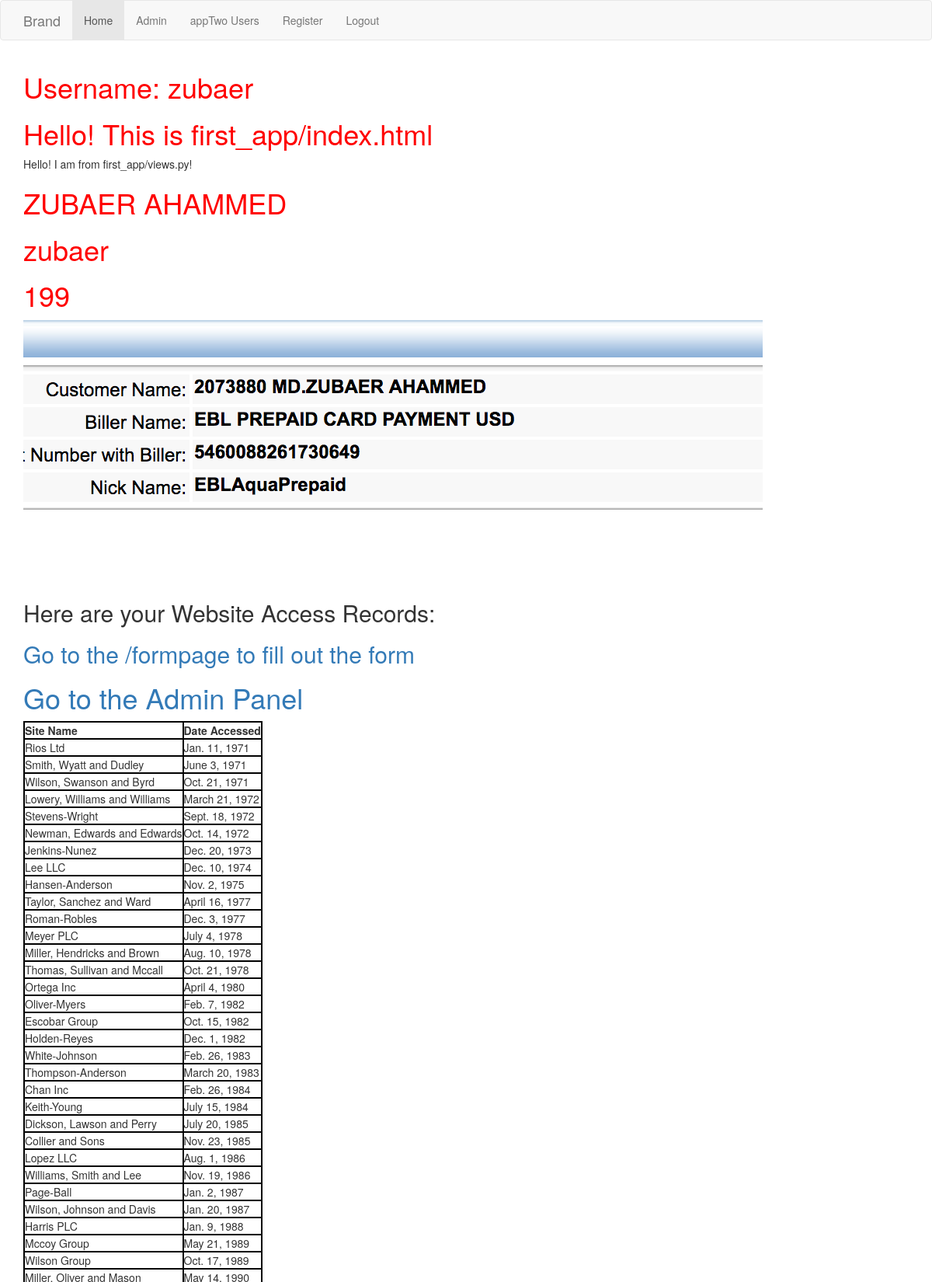
The app's page / (signed in, upper part) with its own data.
### first_app/models.py (models this page shows, shortened)
class AccessRecord(models.Model):
	name = models.ForeignKey(Webpage)
	date = models.DateField()

class Webpage(models.Model):
	topic = models.ForeignKey(Topic)
	name = models.CharField(max_length=264,unique=True)
	url = models.URLField(unique=True)
	def __str__(self):
		return self.name

### first_app/views.py (the view)
# urls.py: url(r'^$', views.index, name = 'index'),
def index(request):
	webpages_list = AccessRecord.objects.order_by('date')
	pprint(webpages_list[0].name)
	my_dict = {
		'insert_me': "Hello! I am from first_app/views.py!",
		'access_records': webpages_list,
		'number': 100,
		'name': 'zubaer ahammed'
	}
	return render(request, 'first_app/index.html', context=my_dict)

### first_app/templatetags/my_extras.py (called while the page is built)
@register.filter(name='cut_string')
def cut_string(value, arg):
	return value.replace(arg, '')

### templates/first_app/index.html
<!DOCTYPE html>
{% extends 'first_app/base.html' %}
{% load staticfiles %}
{% load my_extras %}
	{% block body_block %}
		<h1>Hello! This is first_app/index.html</h1>
		{{ insert_me }}
		<h1>{{ name | upper }}</h1>
		<h1>{{ name | cut_string:"ahammed" }}</h1>
		<h1>{{ number | add:"99" }}</h1>
		<img src="{% static 'images/Aqua.png' %}" alt="EBL Aqua Card Info">
		<h2>Here are your Website Access Records:</h2>
		<h2><a href="{% url 'form_name' %}">Go to the /formpage to fill out the form</a></h2>
		<h1><a href="{% url 'admin:index' %}">Go to the Admin Panel</a></h1>
		<div class="access_records">
			{% if access_records %}
				<table>
					<thead>
						<th>Site Name</th>
						<th>Date Accessed</th>
					</thead>
					<tbody>
						{% for acc in access_records %}
							<tr>
								<td>{{ acc.name }}</td>
								<td>{{ acc.date }}</td>
							</tr>
						{% endfor %}
					</tbody>
				</table>
			{% else %}
				<p>NO ACCESS RECORD FOUND!</p>
			{% endif %}
		</div>
	{% endblock %}

### templates/first_app/base.html (shortened to what this page needs)
<!DOCTYPE html>
{% load staticfiles %}
<html lang="en">
<head>
	<link rel="stylesheet" href="https://maxcdn.bootstrapcdn.com/bootstrap/3.3.7/css/bootstrap.min.css">
	<link rel="stylesheet" href="{% static 'css/mystyle.css' %}">
</head>
<body>
	<nav class="navbar navbar-default">
	  <div class="container">
	    <div class="navbar-header">
	      <a class="navbar-brand" href="#">Brand</a>
	    </div>
	    <div class="collapse navbar-collapse" id="bs-example-navbar-collapse-1">
	      <ul class="nav navbar-nav">
	        <li class="active"><a href="{% url 'index' %}">Home</a></li>
	        <li><a href="{% url 'admin:index' %}">Admin</a></li>
	        <li><a href="{% url 'appTwo:users' %}">appTwo Users</a></li>
	        <li><a href="{% url 'first_app:register' %}">Register</a></li>
			{% if user.is_authenticated %}
				<li><a href="{% url 'logout' %}">Logout</a></li>
			{% else %}
				<li><a href="{% url 'first_app:user_login' %}">Login</a></li>
			{% endif %}
	      </ul>
	    </div>
	  </div>
	</nav>
	<div class="container">
		{% if user %}
			<h1>Username: {{ user.username }}</h1>
		{% endif %}
		{% block body_block %}{% endblock %}
	</div>
</body>
</html>

### static/css/mystyle.css (style rules this page uses)
h1 { color: red; }
table,th,td { border: 2px solid black; }

### records on screen
AccessRecord: name "Rios Ltd", date "Jan. 11, 1971"
AccessRecord: name "Smith, Wyatt and Dudley", date "June 3, 1971"
AccessRecord: name "Wilson, Swanson and Byrd", date "Oct. 21, 1971"
AccessRecord: name "Lowery, Williams and Williams", date "March 21, 1972"
AccessRecord: name "Stevens-Wright", date "Sept. 18, 1972"
AccessRecord: name "Newman, Edwards and Edwards", date "Oct. 14, 1972"
AccessRecord: name "Jenkins-Nunez", date "Dec. 20, 1973"
AccessRecord: name "Lee LLC", date "Dec. 10, 1974"
AccessRecord: name "Hansen-Anderson", date "Nov. 2, 1975"
AccessRecord: name "Taylor, Sanchez and Ward", date "April 16, 1977"
AccessRecord: name "Roman-Robles", date "Dec. 3, 1977"
AccessRecord: name "Meyer PLC", date "July 4, 1978"
AccessRecord: name "Miller, Hendricks and Brown", date "Aug. 10, 1978"
AccessRecord: name "Thomas, Sullivan and Mccall", date "Oct. 21, 1978"
AccessRecord: name "Ortega Inc", date "April 4, 1980"
AccessRecord: name "Oliver-Myers", date "Feb. 7, 1982"
AccessRecord: name "Escobar Group", date "Oct. 15, 1982"
AccessRecord: name "Holden-Reyes", date "Dec. 1, 1982"
AccessRecord: name "White-Johnson", date "Feb. 26, 1983"
AccessRecord: name "Thompson-Anderson", date "March 20, 1983"
AccessRecord: name "Chan Inc", date "Feb. 26, 1984"
AccessRecord: name "Keith-Young", date "July 15, 1984"
AccessRecord: name "Dickson, Lawson and Perry", date "July 20, 1985"
AccessRecord: name "Collier and Sons", date "Nov. 23, 1985"
AccessRecord: name "Lopez LLC", date "Aug. 1, 1986"
AccessRecord: name "Williams, Smith and Lee", date "Nov. 19, 1986"
AccessRecord: name "Page-Ball", date "Jan. 2, 1987"
AccessRecord: name "Wilson, Johnson and Davis", date "Jan. 20, 1987"
AccessRecord: name "Harris PLC", date "Jan. 9, 1988"
AccessRecord: name "Mccoy Group", date "May 21, 1989"
AccessRecord: name "Wilson Group", date "Oct. 17, 1989"

### other values on screen
{{ user.username }} "zubaer"
{{ insert_me }} "Hello! I am from first_app/views.py!"
{{ name | upper }} "ZUBAER AHAMMED"
{{ name | cut_string:"ahammed" }} "zubaer"
{{ number | add:"99" }} "199"
